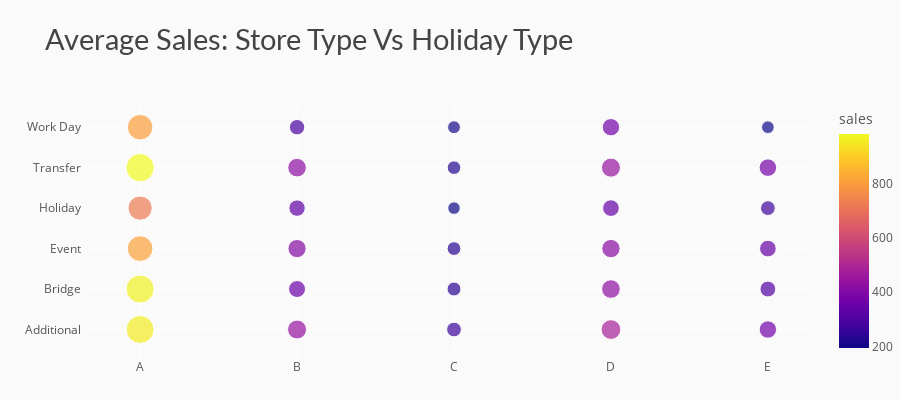

The notebook cell saved with this chart:
### Code cell
# Average sales by store and holiday
df_st_ht = train1.groupby(['store_type','holiday_type']).agg({"sales" : "mean"}).reset_index()
df_st_ht['sales'] = round(df_st_ht['sales'], 2)

# chart
fig = px.scatter(df_st_ht, x='store_type', color='sales', y='holiday_type', size='sales',
                 color_discrete_sequence=px.colors.qualitative.D3,
                 title="Average Sales: Store Type Vs Holiday Type")
# styling
fig.update_yaxes(ticksuffix='  ')
fig.update_layout(height=400, xaxis_title='', yaxis_title='',
                  margin=dict(b=0),
                  plot_bgcolor='#fafafa', paper_bgcolor='#fafafa',
                  title_font=dict(size=29, color='#444', family="Lato, sans-serif"),
                  font=dict(color='#555'), 
                  hoverlabel=dict(bgcolor="#f2f2f2", font_size=13, font_family="Lato, sans-serif"))
fig.show()

### Figure 1 — Plotly figure (JSON) as saved in the notebook; plotly's stock layout.template omitted (floating-point values rounded to 4 significant figures)
{"data": [{"hovertemplate": "store_type=%{x}<br>holiday_type=%{y}<br>sales=%{marker.color}<extra></extra>", "legendgroup": "", "marker": {"color": [957.7, 969.8, 813.6, 723.3, 984.6, 803.8, 445.1, 355.8, 409.9, 332.5, 426.6, 292.6, 267.2, 239.9, 233.7, 193.9, 226.7, 202.5, 480.4, 428.4, 417.0, 344.4, 448.1, 371.9, 374.0, 310.1, 343.2, 269.6, 379.7, 197.7], "coloraxis": "coloraxis", "size": [957.7, 969.8, 813.6, 723.3, 984.6, 803.8, 445.1, 355.8, 409.9, 332.5, 426.6, 292.6, 267.2, 239.9, 233.7, 193.9, 226.7, 202.5, 480.4, 428.4, 417.0, 344.4, 448.1, 371.9, 374.0, 310.1, 343.2, 269.6, 379.7, 197.7], "sizemode": "area", "sizeref": 2.462, "symbol": "circle"}, "mode": "markers", "name": "", "orientation": "v", "showlegend": false, "type": "scatter", "x": ["A", "A", "A", "A", "A", "A", "B", "B", "B", "B", "B", "B", "C", "C", "C", "C", "C", "C", "D", "D", "D", "D", "D", "D", "E", "E", "E", "E", "E", "E"], "xaxis": "x", "y": ["Additional", "Bridge", "Event", "Holiday", "Transfer", "Work Day", "Additional", "Bridge", "Event", "Holiday", "Transfer", "Work Day", "Additional", "Bridge", "Event", "Holiday", "Transfer", "Work Day", "Additional", "Bridge", "Event", "Holiday", "Transfer", "Work Day", "Additional", "Bridge", "Event", "Holiday", "Transfer", "Work Day"], "yaxis": "y"}], "layout": {"coloraxis": {"colorbar": {"title": {"text": "sales"}}, "colorscale": [[0, "#0d0887"], [0.1111, "#46039f"], [0.2222, "#7201a8"], [0.3333, "#9c179e"], [0.4444, "#bd3786"], [0.5556, "#d8576b"], [0.6667, "#ed7953"], [0.7778, "#fb9f3a"], [0.8889, "#fdca26"], [1, "#f0f921"]]}, "font": {"color": "#555"}, "height": 400, "hoverlabel": {"bgcolor": "#f2f2f2", "font": {"family": "Lato, sans-serif", "size": 13}}, "legend": {"itemsizing": "constant", "tracegroupgap": 0}, "margin": {"b": 0}, "paper_bgcolor": "#fafafa", "plot_bgcolor": "#fafafa", "title": {"font": {"color": "#444", "family": "Lato, sans-serif", "size": 29}, "text": "Average Sales: Store Type Vs Holiday Type"}, "xaxis": {"anchor": "y", "domain": [0, 1], "title": {"text": ""}}, "yaxis": {"anchor": "x", "domain": [0, 1], "ticksuffix": "  ", "title": {"text": ""}}}}
